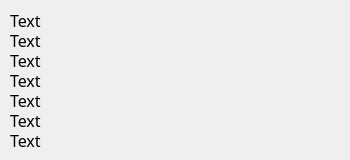
<?xml version="1.0" encoding="UTF-8"?>
<ui version="4.0">
 <class>MainWindow</class>
 <widget class="QMainWindow" name="MainWindow">
  <property name="geometry">
   <rect>
    <x>0</x>
    <y>0</y>
    <width>350</width>
    <height>160</height>
   </rect>
  </property>
  <property name="cursor">
   <cursorShape>CrossCursor</cursorShape>
  </property>
  <property name="windowTitle">
   <string>Observer</string>
  </property>
  <property name="autoFillBackground">
   <bool>true</bool>
  </property>
  <widget class="QWidget" name="centralwidget">
   <widget class="QLabel" name="temp">
    <property name="geometry">
     <rect>
      <x>10</x>
      <y>10</y>
      <width>330</width>
      <height>21</height>
     </rect>
    </property>
    <property name="font">
     <font>
      <family>Cascadia Code</family>
      <pointsize>12</pointsize>
     </font>
    </property>
    <property name="text">
     <string>Text</string>
    </property>
   </widget>
   <widget class="QLabel" name="hum">
    <property name="geometry">
     <rect>
      <x>10</x>
      <y>30</y>
      <width>330</width>
      <height>20</height>
     </rect>
    </property>
    <property name="font">
     <font>
      <family>Cascadia Code</family>
      <pointsize>12</pointsize>
     </font>
    </property>
    <property name="text">
     <string>Text</string>
    </property>
   </widget>
   <widget class="QLabel" name="min_t">
    <property name="geometry">
     <rect>
      <x>10</x>
      <y>50</y>
      <width>330</width>
      <height>20</height>
     </rect>
    </property>
    <property name="font">
     <font>
      <family>Cascadia Code</family>
      <pointsize>12</pointsize>
     </font>
    </property>
    <property name="text">
     <string>Text</string>
    </property>
   </widget>
   <widget class="QLabel" name="max_t">
    <property name="geometry">
     <rect>
      <x>10</x>
      <y>90</y>
      <width>330</width>
      <height>20</height>
     </rect>
    </property>
    <property name="font">
     <font>
      <family>Cascadia Code</family>
      <pointsize>12</pointsize>
     </font>
    </property>
    <property name="text">
     <string>Text</string>
    </property>
   </widget>
   <widget class="QLabel" name="pres">
    <property name="geometry">
     <rect>
      <x>10</x>
      <y>110</y>
      <width>330</width>
      <height>20</height>
     </rect>
    </property>
    <property name="font">
     <font>
      <family>Cascadia Code</family>
      <pointsize>12</pointsize>
     </font>
    </property>
    <property name="text">
     <string>Text</string>
    </property>
   </widget>
   <widget class="QLabel" name="feels">
    <property name="geometry">
     <rect>
      <x>10</x>
      <y>130</y>
      <width>330</width>
      <height>20</height>
     </rect>
    </property>
    <property name="font">
     <font>
      <family>Cascadia Code</family>
      <pointsize>12</pointsize>
     </font>
    </property>
    <property name="text">
     <string>Text</string>
    </property>
   </widget>
   <widget class="QLabel" name="ave_t">
    <property name="geometry">
     <rect>
      <x>10</x>
      <y>70</y>
      <width>330</width>
      <height>20</height>
     </rect>
    </property>
    <property name="font">
     <font>
      <family>Cascadia Code</family>
      <pointsize>12</pointsize>
     </font>
    </property>
    <property name="text">
     <string>Text</string>
    </property>
   </widget>
  </widget>
 </widget>
 <resources/>
 <connections/>
</ui>
